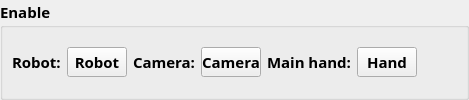
     <widget class="QWidget" name="widget_enable" native="true">
      <property name="maximumSize">
       <size>
        <width>16777215</width>
        <height>16777215</height>
       </size>
      </property>
      <property name="autoFillBackground">
       <bool>true</bool>
      </property>
      <layout class="QGridLayout" name="gridLayout_26">
       <property name="leftMargin">
        <number>0</number>
       </property>
       <property name="topMargin">
        <number>0</number>
       </property>
       <property name="rightMargin">
        <number>0</number>
       </property>
       <property name="bottomMargin">
        <number>0</number>
       </property>
       <item row="5" column="0">
        <widget class="QGroupBox" name="groupBox_15">
         <property name="font">
          <font>
           <family>padmaa-Bold.1.1</family>
           <pointsize>11</pointsize>
           <weight>75</weight>
           <bold>true</bold>
          </font>
         </property>
         <property name="title">
          <string>Enable</string>
         </property>
         <layout class="QGridLayout" name="gridLayout_27">
          <item row="0" column="6">
           <widget class="QPushButton" name="PB_main_enableCamera">
            <property name="minimumSize">
             <size>
              <width>60</width>
              <height>30</height>
             </size>
            </property>
            <property name="maximumSize">
             <size>
              <width>60</width>
              <height>16777215</height>
             </size>
            </property>
            <property name="text">
             <string>Camera</string>
            </property>
            <property name="checkable">
             <bool>true</bool>
            </property>
           </widget>
          </item>
          <item row="0" column="4">
           <widget class="QPushButton" name="PB_main_enableRobot">
            <property name="minimumSize">
             <size>
              <width>60</width>
              <height>30</height>
             </size>
            </property>
            <property name="maximumSize">
             <size>
              <width>60</width>
              <height>16777215</height>
             </size>
            </property>
            <property name="text">
             <string>Robot</string>
            </property>
            <property name="checkable">
             <bool>true</bool>
            </property>
           </widget>
          </item>
          <item row="0" column="8">
           <widget class="QPushButton" name="PB_main_enableMainhand">
            <property name="minimumSize">
             <size>
              <width>60</width>
              <height>30</height>
             </size>
            </property>
            <property name="maximumSize">
             <size>
              <width>60</width>
              <height>16777215</height>
             </size>
            </property>
            <property name="text">
             <string>Hand</string>
            </property>
            <property name="checkable">
             <bool>true</bool>
            </property>
           </widget>
          </item>
          <item row="0" column="3">
           <widget class="QLabel" name="label_24">
            <property name="text">
             <string>Robot:</string>
            </property>
           </widget>
          </item>
          <item row="0" column="5">
           <widget class="QLabel" name="label_25">
            <property name="text">
             <string>Camera:</string>
            </property>
           </widget>
          </item>
          <item row="0" column="7">
           <widget class="QLabel" name="label_26">
            <property name="text">
             <string>Main hand:</string>
            </property>
           </widget>
          </item>
          <item row="0" column="9">
           <spacer name="horizontalSpacer_3">
            <property name="orientation">
             <enum>Qt::Horizontal</enum>
            </property>
            <property name="sizeHint" stdset="0">
             <size>
              <width>40</width>
              <height>20</height>
             </size>
            </property>
           </spacer>
          </item>
         </layout>
        </widget>
       </item>
      </layout>
     </widget>
